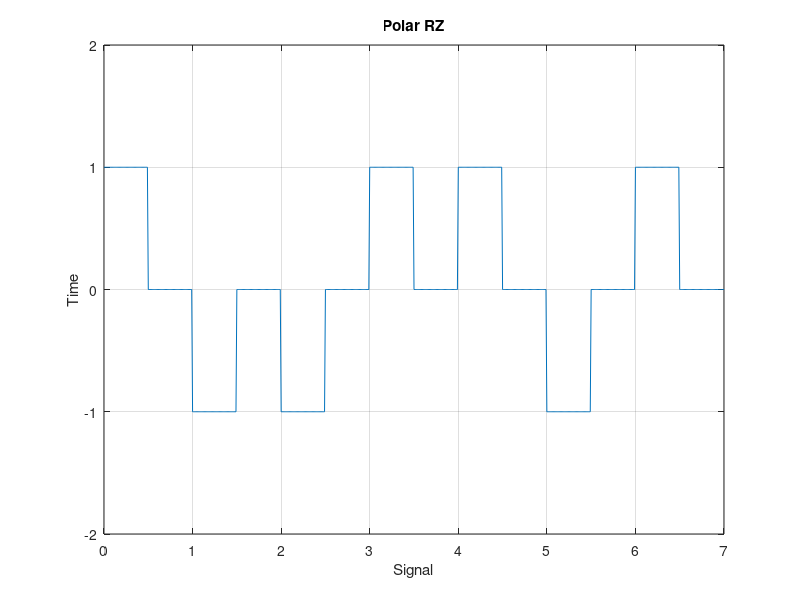

Reproduce this figure in MATLAB.
clc;
clear;

bits = [1,0,0,1,1,0,1];
n = 100;
T = length(bits);
N = n*T;

t = 0:1/n:T
x = zeros(1, length(t));

for i = 1:T
  if bits(i) == 0
    value = -1;
  else
    value = 1;
  end
  x((i-1)*n+1:i*n-n/2) = value;
end

plot(t,x);
axis([0,T,-2,2]);
grid on;

title('Polar RZ');
xlabel('Signal');
ylabel('Time');

